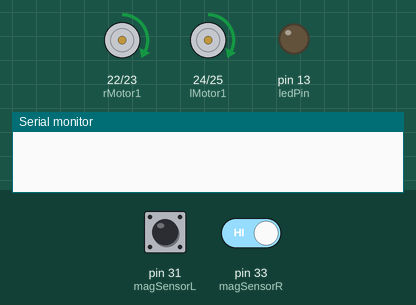
Simulated run of this sketch. Board: Arduino Mega 2560, built with avr-gcc and run on an emulated ATmega2560. On the bench: motor-driver pin pairs drawn as motors (green arrow = first pin HIGH = forward, orange = second pin HIGH = backward, longer = more drive, scaled by the enable pin), output pins drawn as LEDs (lit = HIGH), the last lines printed to the serial monitor. The test bench sets the inputs (shaded band); at power-on: pin 31 (magSensorL) HIGH, pin 33 (magSensorR) HIGH.

Above: at 1.2 s.
1.3 s: pin 31 (magSensorL) driven LOW
At 2.7 s:
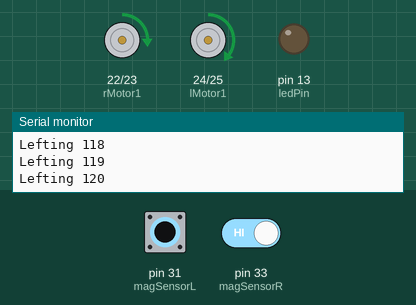
3.0 s: pin 31 (magSensorL) driven HIGH and pin 33 (magSensorR) driven LOW
At 3.5 s:
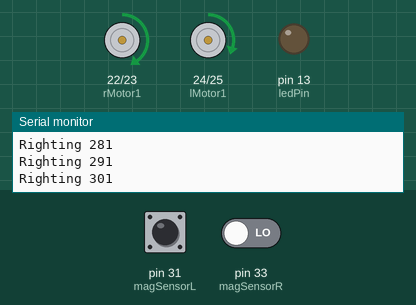
4.5 s: pin 31 (magSensorL) pulsed LOW 5 times (0.12 s each, 0.3 s apart)
At 4.88 s:
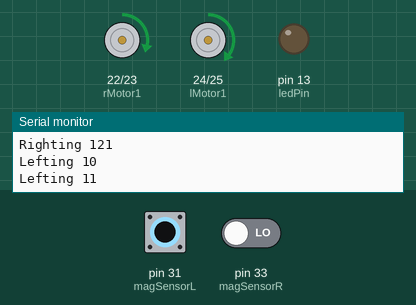
9.0 s: pin 31 (magSensorL) driven LOW
At 9.6 s:
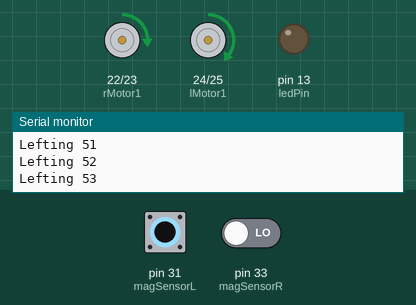
12.0 s: pin 31 (magSensorL) driven HIGH
At 12.7 s:
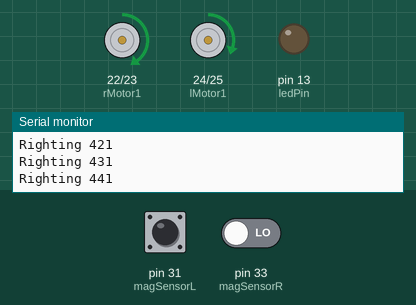
Timing chart, 0 to 14.5 s (numbered marks = the images above; inputs shaded):
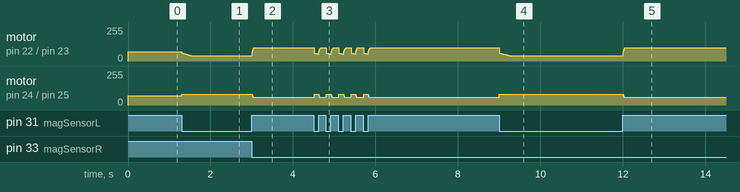

The sketch:

magnetic_sensor_test.ino
```cpp
#define magSensorL 31
#define magSensorR 33
#define ledPin 13


#define lMotor1 24
#define lMotor2 25
#define lMotorPWM 8

#define rMotor1 22
#define rMotor2 23
#define rMotorPWM 9

int dir, pwmL, pwmR, dl;

void setup() {
  pinMode(rMotor1, OUTPUT);
  pinMode(rMotor2, OUTPUT);
  pinMode(rMotorPWM, OUTPUT);

  pinMode(lMotor1, OUTPUT);
  pinMode(lMotor2, OUTPUT);
  pinMode(lMotorPWM, OUTPUT);


  pinMode(magSensorL, INPUT);
  pinMode(magSensorR, INPUT);
  pinMode(ledPin, OUTPUT);
  Serial.begin(9600);
  // put your setup code here, to run once:

}

void moveBot(int dir, int Lpwm, int Rpwm){
  analogWrite(lMotorPWM, Lpwm);
  analogWrite(rMotorPWM, Rpwm);
  delay(10);

  switch(dir){
    case 1: digitalWrite(lMotor1, HIGH);
            digitalWrite(lMotor2, LOW);
            digitalWrite(rMotor1, HIGH);
            digitalWrite(rMotor2, LOW);
            break;

    case 2: digitalWrite(lMotor1, LOW);
            digitalWrite(lMotor2, HIGH);
            digitalWrite(rMotor1, LOW);
            digitalWrite(rMotor2, HIGH);
            break;

    case 3: digitalWrite(lMotor1, LOW);
            digitalWrite(lMotor2, HIGH);
            digitalWrite(rMotor1, HIGH);
            digitalWrite(rMotor2, LOW);
            break;

    case 4: digitalWrite(lMotor1, HIGH);
            digitalWrite(lMotor2, LOW);
            digitalWrite(rMotor1, LOW);
            digitalWrite(rMotor2, HIGH);
            break;

    default:digitalWrite(lMotor1, LOW);
            digitalWrite(lMotor2, LOW);
            digitalWrite(rMotor1, LOW);
            digitalWrite(rMotor2, LOW);
            analogWrite(lMotorPWM, 0);
            analogWrite(rMotorPWM, 0);
  }
}

bool left=false;
bool right=false;
int intensity=1;
void loop() {
  int valL = digitalRead(magSensorL);
  int valR = digitalRead(magSensorR);
  if(valL == LOW){
    if(left==true)
      intensity=intensity+1;
    else
      intensity=10;
    left=true;
    right=false;
  }
  else if(valR == LOW){
    if(right==true)
      intensity=intensity+10;
    else
      intensity=1;
    right=true;
    left=false;
  }  // put your main code here, to run repeatedly:

  dir = 1;
  pwmL = 70;
  pwmR = 70;
  dl=1;

  if (left)
    {
      dir = 1;
      pwmL = 70-min(30,intensity);
      pwmR = 70+min(10,intensity);
      dl=1;
      Serial.println("Lefting "+String(intensity));
      }

  if (right)
    {
      dir = 1;
      pwmL = 70+min(30,intensity);
      pwmR = 70-min(10,intensity);
      dl=1;
      Serial.println("Righting "+String(intensity));
      }
  moveBot(dir, pwmL, pwmR);
  delay(dl);
}
```

Measured:
- after the input at 1.3 s, motor on pin 22 (rMotor1) / pin 23 (rMotor2): moves from forward 70/255 to forward 40/255 over 0.23 s, starting at once; motor on pin 24 (lMotor1) / pin 25 (lMotor2): forward 70/255 → forward 80/255 at once
- after the input at 3.0 s, motor on pin 22 (rMotor1) / pin 23 (rMotor2): forward 40/255 → forward 100/255 at once; motor on pin 24 (lMotor1) / pin 25 (lMotor2): forward 80/255 → forward 60/255 at once
- after the input at 9.0 s, motor on pin 22 (rMotor1) / pin 23 (rMotor2): moves from forward 100/255 to forward 40/255 over 0.25 s, starting at once; motor on pin 24 (lMotor1) / pin 25 (lMotor2): forward 60/255 → forward 80/255 at once
- after the input at 12.0 s, motor on pin 22 (rMotor1) / pin 23 (rMotor2): forward 40/255 → forward 100/255 at once; motor on pin 24 (lMotor1) / pin 25 (lMotor2): forward 80/255 → forward 60/255 at once
